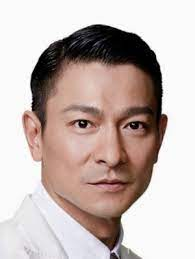
#> input picture day08-20211004-chap05-CNN/andy3.jpg, 195 x 259 px
$ jupyter execute 'day08-Convolution-考試-RGB.ipynb'
#> lines starting #> are read from the running program, lines starting #| are printed output that depends on the picture
[cell 1]
# 講解
# https://en.wikipedia.org/wiki/Kernel_(image_processing)
# import data
import matplotlib.pyplot as plt
from scipy import misc, signal
import numpy as np

kernel = np.array([[0, -1, 0],
                   [-1, 5, -1],
                   [0, -1, 0]])
img = (plt.imread('andy3.jpg'))
#> img is the input picture: shape (259, 195, 3); mean R, G, B 196.4, 181.9, 177.6

[cell 2]
# Reference
img_sharpened = np.ones(img.shape)
for i in range(3): # 3 : RGB # [..., 0]
    img_sharpened[...,i] = np.clip(signal.convolve2d(img[...,i],
                                                     kernel,
                                                     mode='same',
                                                     boundary="fill"), 0, 1)
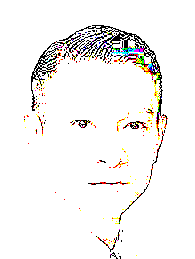
#> img_sharpened: shape (259, 195, 3) float64; mean R, G, B 0.957, 0.952, 0.945

fig, ax = plt.subplots(nrows=1, ncols=2,figsize=(6, 6))
ax[0].imshow(img)
ax[0].set_title('Original Image', size=12)
ax[1].imshow(img_sharpened)
ax[1].set_title('Convolve2d Image', size=12)
plt.show()
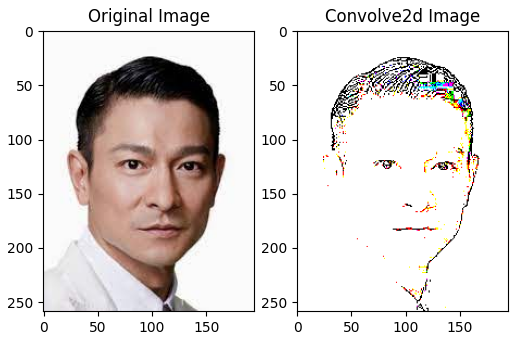
#> figure drawn by matplotlib, 2 panels

[cell 3]
#################################
# 怎樣處理 RGB
#################################

[cell 4]
kernel = np.array([[-1, -1, -1],
                   [-1,  8, -1],
                   [-1, -1, -1] ] )
from skimage import color
andy_gray = color.rgb2gray(img)  # 這裡是黑白!!!
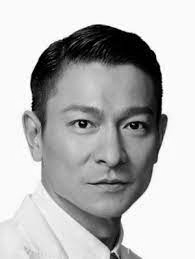
#> andy_gray: shape (259, 195) float64; min 0, max 1, mean 0.724

height, width = img.shape[0]-3+1, img.shape[1]-3+1
#> height = 257; width = 193
conv = np.zeros((height, width))
for ii in range(height):
    for jj in range(width):
        val = np.sum(kernel * img[ii:ii+3, jj:jj+3])
        conv[ii, jj] = val
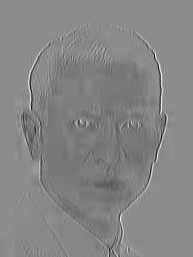
#> conv: shape (257, 193) float64; min -1866, max 1512, mean -92.8; drawn with min black and max white


fig, ax = plt.subplots(nrows=1, ncols=2,figsize=(6, 6))
ax[0].imshow(img)
ax[0].set_title('Original Image', size=12)
ax[1].imshow(conv, cmap='gray')
ax[1].set_title('Convolve2d Image', size=12)
plt.show()

$ run again, with day08-20211004-chap05-CNN/andy2.jpg copied over day08-20211004-chap05-CNN/andy3.jpg
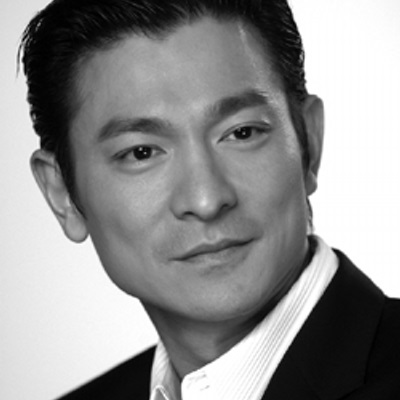
#> input picture day08-20211004-chap05-CNN/andy2.jpg, 400 x 400 px
#> img is the input picture: shape (400, 400, 3); min 0, max 255, mean 145.3
#> after the loop `for i in range(3):`:
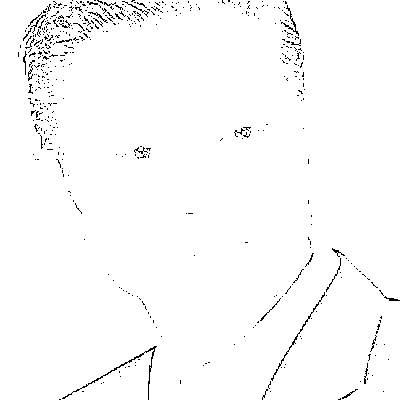
#> img_sharpened: shape (400, 400, 3) float64; values 0 (black) and 1 (white), 98.3% white; black in thin lines or dots
#> `plt.show()`:
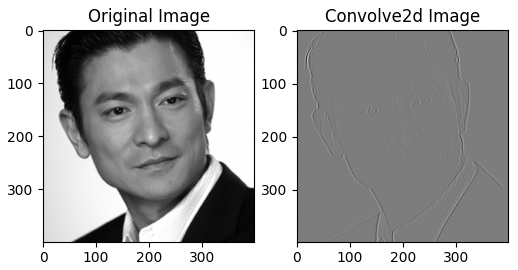
#> figure drawn by matplotlib, 2 panels

$ run again, with day08-20211004-chap05-CNN/andy.jpg copied over day08-20211004-chap05-CNN/andy3.jpg
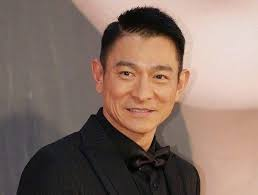
#> input picture day08-20211004-chap05-CNN/andy.jpg, 258 x 195 px
#> img is the input picture: shape (195, 258, 3); mean R, G, B 135, 113.2, 102.9
#> after the loop `for i in range(3):`:
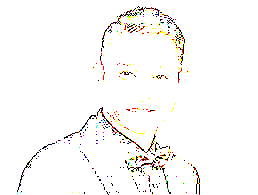
#> img_sharpened: shape (195, 258, 3) float64; mean R, G, B 0.98, 0.975, 0.97
#> after the loop `for ii in range(height):`:
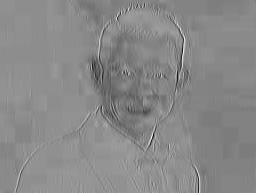
#> conv: shape (193, 256) float64; min -1370, max 988, mean -103.3; drawn with min black and max white

$ run again, with day08-20211004-chap05-CNN/bricks.jpg copied over day08-20211004-chap05-CNN/andy3.jpg
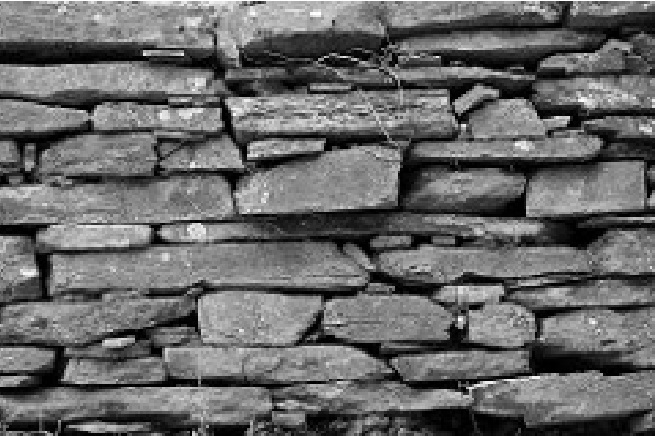
#> input picture day08-20211004-chap05-CNN/bricks.jpg, 656 x 436 px
#> img is the input picture: shape (436, 656, 3); min 0, max 255, mean 104.8
#> after the loop `for i in range(3):`:
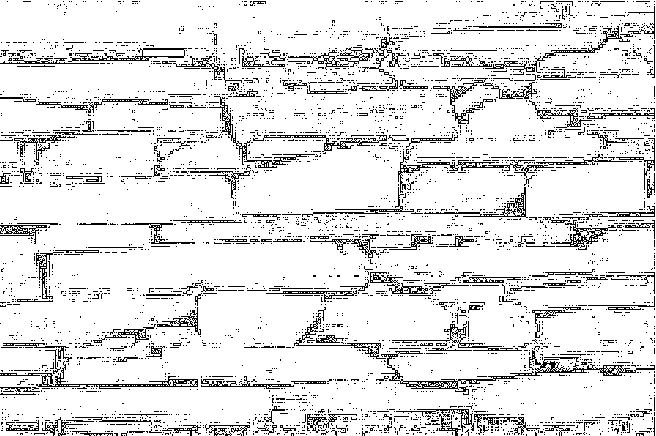
#> img_sharpened: shape (436, 656, 3) float64; values 0 (black) and 1 (white), 88.7% white; black in thin lines or dots
#> `plt.show()`:
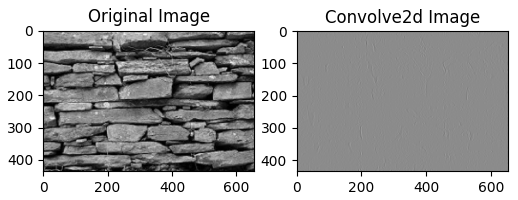
#> figure drawn by matplotlib, 2 panels
